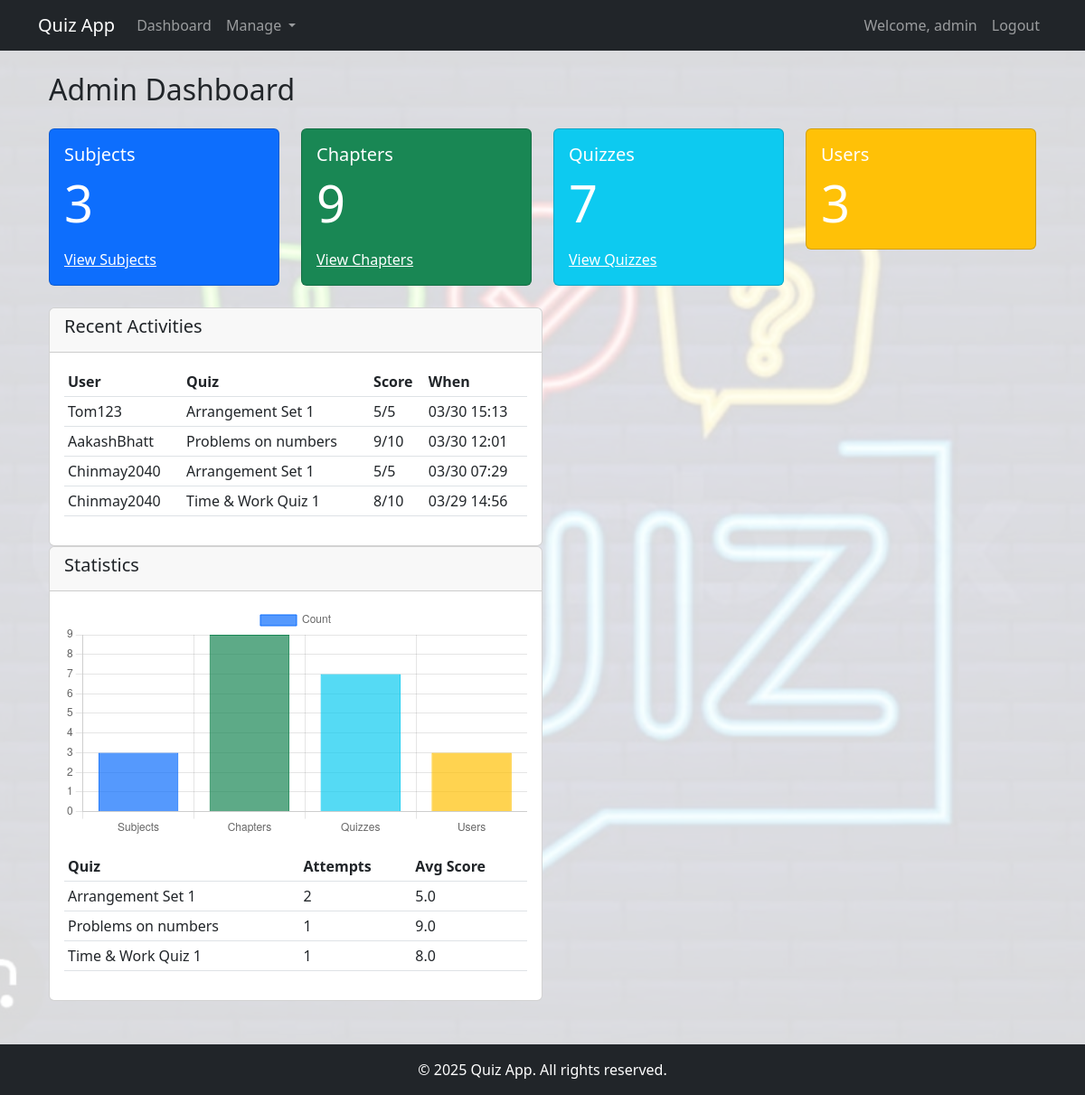
The app's page /admin/dashboard (signed in) with its own data.
### app.py (models this page shows)
class Score(db.Model):
    id = db.Column(db.Integer, primary_key=True)
    quiz_id = db.Column(db.Integer, db.ForeignKey('quiz.id'), nullable=False)
    user_id = db.Column(db.Integer, db.ForeignKey('user.id'), nullable=False)
    time_stamp = db.Column(db.DateTime, default=datetime.utcnow)
    total_questions = db.Column(db.Integer)
    correct_answers = db.Column(db.Integer)

class User(db.Model):
    id = db.Column(db.Integer, primary_key=True)
    username = db.Column(db.String(80), unique=True, nullable=False)
    email = db.Column(db.String(120), unique=True, nullable=False)
    password = db.Column(db.String(120), nullable=False)
    full_name = db.Column(db.String(120))
    qualification = db.Column(db.String(120))
    dob = db.Column(db.Date)
    is_admin = db.Column(db.Boolean, default=False)
    scores = db.relationship('Score', backref='user', lazy=True)

class Quiz(db.Model):
    id = db.Column(db.Integer, primary_key=True)
    name = db.Column(db.String(120), nullable=False)
    chapter_id = db.Column(db.Integer, db.ForeignKey('chapter.id'), nullable=False)
    date_of_quiz = db.Column(db.Date)
    time_duration = db.Column(db.Time)
    remarks = db.Column(db.Text)
    questions = db.relationship('Question', backref='quiz', lazy=True)
    scores = db.relationship('Score', backref='quiz', lazy=True)

### app.py (the view)
@app.route('/admin/dashboard')
def admin_dashboard():
    if not session.get('is_admin'):
        flash('Access denied!', 'danger')
        return redirect(url_for('login'))
    subjects = Subject.query.count()
    chapters = Chapter.query.count()
    quizzes = Quiz.query.count()
    users = User.query.filter_by(is_admin=False).count()
    recent_attempts = db.session.query(
        Score,
        Quiz.name.label('quiz_name'),
        User.username
    ).join(
        Quiz, Score.quiz_id == Quiz.id
    ).join(
        User, Score.user_id == User.id
    ).order_by(
        Score.time_stamp.desc()
    ).limit(5).all()
    quiz_stats = db.session.query(
        Quiz.name,
        func.count(Score.id).label('attempts'),
        func.avg(Score.correct_answers).label('avg_score')
    ).join(
        Score, Quiz.id == Score.quiz_id
    ).group_by(
        Quiz.name
    ).all()
    return render_template('admin/dashboard.html',
                         subjects=subjects,
                         chapters=chapters,
                         quizzes=quizzes,
                         users=users,
                         recent_attempts=recent_attempts,
                         quiz_stats=quiz_stats)

### templates/admin/dashboard.html (shortened to what this page needs)
{% extends "base.html" %}
{% block content %}
<div class="container">
    <h2 class="mb-4">Admin Dashboard</h2>
    <div class="row">
        <div class="col-md-3 mb-4">
            <div class="card text-white bg-primary">
                <div class="card-body">
                    <h5 class="card-title">Subjects</h5>
                    <p class="card-text display-4">{{ subjects }}</p>
                    <a href="{{ url_for('admin_subjects') }}" class="text-white">View Subjects</a>
                </div>
            </div>
        </div>
        <div class="col-md-3 mb-4">
            <div class="card text-white bg-success">
                <div class="card-body">
                    <h5 class="card-title">Chapters</h5>
                    <p class="card-text display-4">{{ chapters }}</p>
                    <a href="{{ url_for('admin_chapters') }}" class="text-white">View Chapters</a>
                </div>
            </div>
        </div>
        <div class="col-md-3 mb-4">
            <div class="card text-white bg-info">
                <div class="card-body">
                    <h5 class="card-title">Quizzes</h5>
                    <p class="card-text display-4">{{ quizzes }}</p>
                    <a href="{{ url_for('admin_quizzes') }}" class="text-white">View Quizzes</a>
                </div>
            </div>
        </div>
        <div class="col-md-3 mb-4">
            <div class="card text-white bg-warning">
                <div class="card-body">
                    <h5 class="card-title">Users</h5>
                    <p class="card-text display-4">{{ users }}</p>
                </div>
            </div>
        </div>
    </div>
<div class="col-md-6">
    <div class="card">
        <div class="card-header">
            <h5>Recent Activities</h5>
        </div>
        <div class="card-body">
            {% if recent_attempts %}
                <div class="table-responsive">
                    <table class="table table-sm">
                        <thead>
                            <tr>
                                <th>User</th>
                                <th>Quiz</th>
                                <th>Score</th>
                                <th>When</th>
                            </tr>
                        </thead>
                        <tbody>
                            {% for attempt in recent_attempts %}
                            <tr>
                                <td>{{ attempt.username }}</td>
                                <td>{{ attempt.quiz_name }}</td>
                                <td>{{ attempt.Score.correct_answers }}/{{ attempt.Score.total_questions }}</td>
                                <td>{{ attempt.Score.time_stamp.strftime('%m/%d %H:%M') }}</td>
                            </tr>
                            {% endfor %}
                        </tbody>
                    </table>
                </div>
            {% else %}
                <p class="text-muted">No recent activities found.</p>
            {% endif %}
        </div>
    </div>
</div>
<div class="col-md-6">
    <div class="card">
        <div class="card-header">
            <h5>Statistics</h5>
        </div>
        <div class="card-body">
            {% if quiz_stats %}
                <canvas id="statsChart" width="400" height="200"></canvas>
                <div class="mt-3">
                    <table class="table table-sm">
                        <thead>
                            <tr>
                                <th>Quiz</th>
                                <th>Attempts</th>
                                <th>Avg Score</th>
                            </tr>
                        </thead>
                        <tbody>
                            {% for stat in quiz_stats %}
                            <tr>
                                <td>{{ stat.name }}</td>
                                <td>{{ stat.attempts }}</td>
                                <td>{{ "%.1f"|format(stat.avg_score) }}</td>
                            </tr>
                            {% endfor %}
                        </tbody>
                    </table>
                </div>
            {% else %}
                <p class="text-muted">No statistics available yet.</p>
            {% endif %}
        </div>
    </div>
</div>
</div>
{% block extra_js %}
<script>
window.onload = function() {
    const ctx = document.getElementById('statsChart');
    if (ctx) {
        const statsChart = new Chart(ctx.getContext('2d'), {
            type: 'bar',
            data: {
                labels: ['Subjects', 'Chapters', 'Quizzes', 'Users'],
                datasets: [{
                    label: 'Count',
                    data: JSON.parse('{{ [subjects, chapters, quizzes, users] | default([0,0,0,0]) | tojson }}'),
                    backgroundColor: [
                        'rgba(13, 110, 253, 0.7)',
                        'rgba(25, 135, 84, 0.7)',
                        'rgba(13, 202, 240, 0.7)',
                        'rgba(255, 193, 7, 0.7)'
                    ],
                    borderColor: [
                        'rgba(13, 110, 253, 1)',
                        'rgba(25, 135, 84, 1)',
                        'rgba(13, 202, 240, 1)',
                        'rgba(255, 193, 7, 1)'
                    ],
                    borderWidth: 1
                }]
            },
            options: {
                scales: {
                    y: {
                        beginAtZero: true
                    }
                }
            }
        });
    } else {
        console.error("Element with ID 'statsChart' not found.");
    }
};
</script>
{% endblock %}
{% endblock %}

### static/css/style.css (style rules this page uses)
body { background-image: url('../images/IMG-20250325-WA0000.jpg'); background-size: cover; background-position: center; background-attachment: fixed; background-repeat: no-repeat; min-height: 100vh; }
body::before { content: ""; position: fixed; top: 0; left: 0; right: 0; bottom: 0; background-color: rgba(255, 255, 255, 0.85); z-index: -1; }

### records on screen
Score: username "Tom123", quiz_name "Arrangement Set 1", Score.correct_answers "5", Score.total_questions "5", Score.time_stamp "03/30 15:13"
Score: username "AakashBhatt", quiz_name "Problems on numbers", Score.correct_answers "9", Score.total_questions "10", Score.time_stamp "03/30 12:01"
Score: username "Chinmay2040", quiz_name "Arrangement Set 1", Score.correct_answers "5", Score.total_questions "5", Score.time_stamp "03/30 07:29"
Score: username "Chinmay2040", quiz_name "Time & Work Quiz 1", Score.correct_answers "8", Score.total_questions "10", Score.time_stamp "03/29 14:56"
Quiz: name "Arrangement Set 1", attempts "2", avg_score "5.0"
Quiz: name "Problems on numbers", attempts "1", avg_score "9.0"
Quiz: name "Time & Work Quiz 1", attempts "1", avg_score "8.0"

### other values on screen
{{ session.get('username') }} "admin"
{{ subjects }} "3"
{{ chapters }} "9"
{{ quizzes }} "7"
{{ users }} "3"
